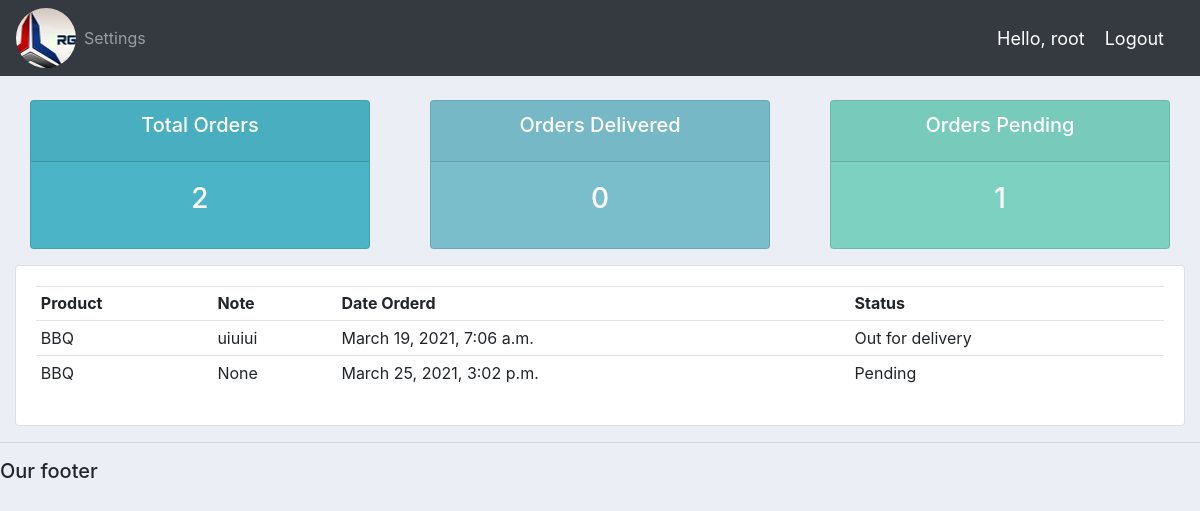
Page /user/ (signed in) on the committed database.
### accounts/models.py (models this page shows)
class Order(models.Model):
    STATUS=(
        ('Pending','Pending'),
        ('Out for delivery','Out for delivery'),
        ('Delivered','Delivered')
    )
    customer=models.ForeignKey(Customer,null=True,on_delete=models.SET_NULL)
    product=models.ForeignKey(Product,null=True,on_delete=models.SET_NULL)
    date_created = models.DateTimeField(auto_now_add=True)
    status=models.CharField(max_length=200,null=True,choices=STATUS)
    note = models.CharField(max_length=1000, null=True)
    def __str__(self):
        return self.product.name

class Product(models.Model):
    CATEGORY=(
        ('Indor','Indoor'),
        ('Out Door','Out Door')
    )
    name=models.CharField(max_length=100,null=True)
    price=models.FloatField(null=True)
    category=models.CharField(max_length=100,null=True,choices=CATEGORY)
    description=models.CharField(max_length=100,null=True,blank=True)
    date_created=models.DateTimeField(auto_now_add=True)
    tags=models.ManyToManyField(Tag)
    def __str__(self):
        return self.name

### accounts/decorators.py (the view)
		def wrapper_func(request, *args, **kwargs):
			group = None
			if request.user.groups.exists():
				group = request.user.groups.all()[0].name
			if group in allowed_roles:
				return view_func(request, *args, **kwargs)
			else:
				return HttpResponse('You are not authorized to view this page')

### accounts/views.py (called while the page is built)
@login_required(login_url='login')
@allowed_users(allowed_roles=['customer'])
def userPage(request):
	orders = request.user.customer.order_set.all()
	total_orders = orders.count()
	delivered = orders.filter(status='Delivered').count()
	pending = orders.filter(status='Pending').count()
	print('ORDERS:', orders)
	context = {'orders':orders, 'total_orders':total_orders,
	'delivered':delivered,'pending':pending}
	return render(request, 'accounts/user.html', context)

### accounts/templates/accounts/user.html
{%  extends 'accounts/main.html' %}
{% block content %}
{%  include 'accounts/status.html' %}
<div class="row">
	<div class="col-md">
		<div class="card card-body">
			<table class="table table-sm">
				<tr>
					<th>Product</th>
					<th>Note</th>
					<th>Date Orderd</th>
					<th>Status</th>
				</tr>
				{% for order in orders %}
				<tr>
					<td>{{order.product}}</td>
					<td>{{order.note}}</td>
					<td>{{order.date_created}}</td>
					<td>{{order.status}}</td>
				</tr>
				{% endfor %}
			</table>
		</div>
	</div>
</div>
{% endblock content %}

### accounts/templates/accounts/navbar.html (shortened to what this page needs)
{% load static %}
<nav class="navbar navbar-expand-lg navbar-dark bg-dark">
  <img src="{%static '/images/logo2.png'%}">
  <div class="collapse navbar-collapse" id="navbarNavAltMarkup">
    <div class="navbar-nav">
       {% if request.user.is_staff %}
      <li class="nav-item active">
        <a class="nav-link" href="{% url 'home' %}">Dashboard</a>
      </li>
      <li class="nav-item">
        <a class="nav-link" href="{% url 'product' %}">Products</a>
      </li>
      {% else %}
       <li class="nav-item">
        <a class="nav-link" href="{% url 'account' %}">Settings</a>
      </li>
      {% endif %}
     </div>
  </div>
  <span class="hello-msg">Hello, {{request.user}}</span>
  <span ><a  class="hello-msg" href="{% url 'logout' %}">Logout</a></span>
</nav>

### static/css/main.css (style rules this page uses)
body { background-color: #ebeff5; }

### accounts/templates/accounts/navbar.html (style rules this page uses)
.hello-msg { font-size: 18px; color: #fff; margin-right: 20px; }

### rows in the picture
Order: product "BBQ", note "uiuiui", date_created "March 19, 2021, 7:06 a.m.", status "Out for delivery"
Order: product "BBQ", note "None", date_created "March 25, 2021, 3:02 p.m.", status "Pending"

### other values in the picture
{{ request.user }} "root"
{{ total_orders }} "2"
{{ delivered }} "0"
{{ pending }} "1"
